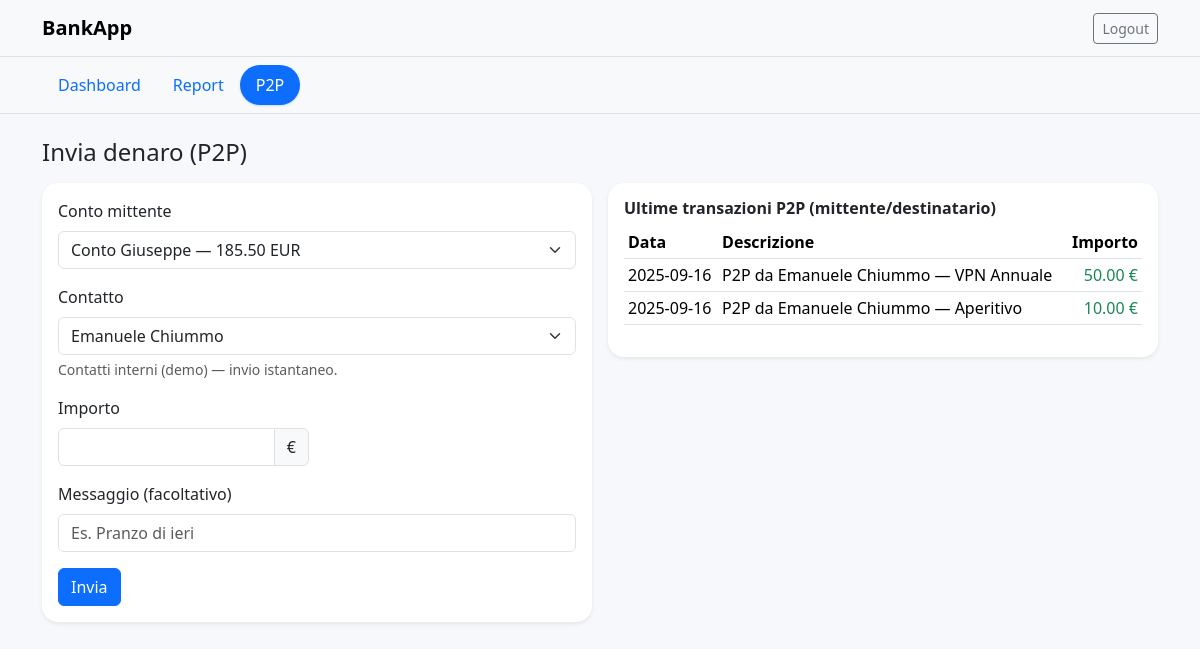
/p2p (signed in), run on the app's committed database.
### tables this page shows
CREATE TABLE transactions (
  transaction_id TEXT PRIMARY KEY,              -- es. TRX001
  account_id     TEXT NOT NULL,
  piggy_id       TEXT,                          -- relazione opzionale
  date           TEXT NOT NULL,
  description    TEXT,
  category       TEXT,
  type           TEXT NOT NULL,                 -- DEBIT|CREDIT
  amount         REAL NOT NULL,                 -- segno coerente con 'type'
  created_at     TEXT DEFAULT (datetime('now')),
  FOREIGN KEY (account_id) REFERENCES accounts(account_id) ON DELETE CASCADE,
  FOREIGN KEY (piggy_id)  REFERENCES piggy_banks(piggy_id) ON DELETE SET NULL
);

### app.py (the view)
@app.route("/p2p")
@login_required
def p2p():
    db = get_db()
    user_id = session["user_id"]
    accounts = db.execute("""
        SELECT account_id, name, iban, currency, balance
        FROM accounts
        WHERE user_id = ?
        ORDER BY created_at DESC
    """, (user_id,)).fetchall()
    contacts = db.execute("""
        SELECT contact_id, display_name, target_user_id, target_account_id
        FROM contacts
        WHERE owner_user_id = ?
        ORDER BY created_at DESC
    """, (user_id,)).fetchall()
    p2p_tx = db.execute("""
        SELECT date, description, type, amount
        FROM transactions t
        JOIN accounts a ON a.account_id = t.account_id
        WHERE a.user_id = ? AND t.category = 'P2P'
        ORDER BY date DESC, t.created_at DESC
        LIMIT 10
    """, (user_id,)).fetchall()
    return render_template("p2p.html", accounts=accounts, contacts=contacts, p2p_tx=p2p_tx)

### app.py (called while the page is built)
def get_db():
    if 'db' not in g:
        g.db = sqlite3.connect(app.config['DATABASE'])
        g.db.row_factory = sqlite3.Row
        g.db.execute("PRAGMA foreign_keys = ON;")
    return g.db

def login_required(view_func):
    from functools import wraps
    @wraps(view_func)
    def wrapped(*args, **kwargs):
        if not session.get('user_id'):
            return redirect(url_for('login', next=request.path))
        return view_func(*args, **kwargs)
    return wrapped

### templates/p2p.html (shortened to what this page needs)
{% extends "base.html" %}
{% block content %}
<div class="d-flex align-items-center justify-content-between mb-3">
  <h1 class="h4 mb-0">Invia denaro (P2P)</h1>
</div>
<div class="row g-3">
  <div class="col-12 col-lg-6">
    <div class="card shadow-sm border-0">
      <div class="card-body">
        <form id="p2pForm" class="row g-3" action="{{ url_for('api_p2p_send') }}" method="post">
          <div class="col-12">
            <label class="form-label">Conto mittente</label>
            <select class="form-select" name="from_account_id" required>
              {% for a in accounts %}
              <option value="{{ a['account_id'] }}">{{ a['name'] or a['account_id'] }} — {{ "%.2f"|format(a['balance']) }} {{ a['currency'] }}</option>
              {% endfor %}
            </select>
          </div>
          <div class="col-12">
            <label class="form-label">Contatto</label>
            <select class="form-select" id="contactSelect" name="contact_id" required>
              {% for c in contacts %}
              <option value="{{ c['contact_id'] }}">{{ c['display_name'] }}</option>
              {% endfor %}
            </select>
            <div class="form-text">Contatti interni (demo) — invio istantaneo.</div>
          </div>
          <div class="col-6">
            <label class="form-label">Importo</label>
            <div class="input-group">
              <input type="number" step="0.01" min="0.01" class="form-control" name="amount" required>
              <span class="input-group-text">€</span>
            </div>
          </div>
          <div class="col-12">
            <label class="form-label">Messaggio (facoltativo)</label>
            <input type="text" class="form-control" name="message" placeholder="Es. Pranzo di ieri">
          </div>
          <div class="col-12">
            <button class="btn btn-primary" type="submit">Invia</button>
          </div>
        </form>
        <div class="toast-container position-fixed top-0 start-50 translate-middle-x p-3" id="p2pToastStack" style="z-index:1090;"></div>
      </div>
    </div>
  </div>
  <div class="col-12 col-lg-6">
    <div class="card shadow-sm border-0">
      <div class="card-body">
        <h2 class="h6">Ultime transazioni P2P (mittente/destinatario)</h2>
        <div class="table-responsive mt-2">
          <table class="table table-sm">
            <thead>
              <tr>
                <th>Data</th>
                <th>Descrizione</th>
                <th class="text-end">Importo</th>
              </tr>
            </thead>
            <tbody id="p2pTableBody">
              {% for t in p2p_tx %}
              <tr>
                <td>{{ t['date'] }}</td>
                <td>{{ t['description'] }}</td>
                <td class="text-end">
                  <span class="{{ 'text-success' if t['type']=='CREDIT' else 'text-danger' }}">
                    {{ '%.2f'|format(t['amount']) }} €
                  </span>
                </td>
              </tr>
              {% else %}
              <tr>
                <td colspan="3" class="text-secondary small">Nessun movimento P2P recente.</td>
              </tr>
              {% endfor %}
            </tbody>
          </table>
        </div>
      </div>
    </div>
  </div>
</div>
{% endblock %}

### static/css/styles.css (style rules this page uses)
body { background: #f7f8fb; }
.card { border-radius: 1rem; }
.table th { font-weight: 600; }
.card .h6 { font-weight: 600; }

### data on the page
transactions: date "2025-09-16", description "P2P da Emanuele Chiummo — VPN Annuale", amount "50.00"
transactions: date "2025-09-16", description "P2P da Emanuele Chiummo — Aperitivo", amount "10.00"

### other printed values
form field from_account_id "Conto Giuseppe — 185.50 EUR"
form field contact_id "Emanuele Chiummo"
